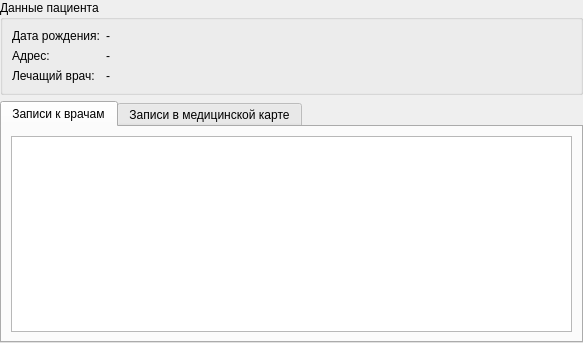
<?xml version="1.0" encoding="UTF-8"?>
<ui version="4.0">
 <class>PatientPage</class>
 <widget class="QWidget" name="PatientPage">
  <property name="geometry">
   <rect>
    <x>0</x>
    <y>0</y>
    <width>583</width>
    <height>343</height>
   </rect>
  </property>
  <property name="windowTitle">
   <string>Form</string>
  </property>
  <layout class="QGridLayout" name="gridLayout_2">
   <property name="leftMargin">
    <number>0</number>
   </property>
   <property name="topMargin">
    <number>0</number>
   </property>
   <property name="rightMargin">
    <number>0</number>
   </property>
   <property name="bottomMargin">
    <number>0</number>
   </property>
   <item row="6" column="0" colspan="2">
    <widget class="QTabWidget" name="TabWidget">
     <property name="currentIndex">
      <number>0</number>
     </property>
     <widget class="QWidget" name="AppointmentsTab">
      <attribute name="icon">
       <iconset resource="../../icons.qrc">
        <normaloff>:/Forms/Icons/Forms/Icons/time.svg</normaloff>:/Forms/Icons/Forms/Icons/time.svg</iconset>
      </attribute>
      <attribute name="title">
       <string>Записи к врачам</string>
      </attribute>
      <layout class="QGridLayout" name="gridLayout_3">
       <item row="0" column="0">
        <widget class="QTableWidget" name="AppointmentView"/>
       </item>
      </layout>
     </widget>
     <widget class="QWidget" name="CardRecordsTab">
      <attribute name="icon">
       <iconset resource="../../icons.qrc">
        <normaloff>:/Forms/Icons/Forms/Icons/card.svg</normaloff>:/Forms/Icons/Forms/Icons/card.svg</iconset>
      </attribute>
      <attribute name="title">
       <string>Записи в медицинской карте</string>
      </attribute>
      <layout class="QGridLayout" name="gridLayout_4">
       <item row="0" column="0">
        <widget class="QTableWidget" name="RecordsView"/>
       </item>
      </layout>
     </widget>
    </widget>
   </item>
   <item row="1" column="0" colspan="2">
    <widget class="QGroupBox" name="groupBox">
     <property name="title">
      <string>Данные пациента</string>
     </property>
     <layout class="QFormLayout" name="formLayout">
      <item row="0" column="0">
       <widget class="QLabel" name="BirthdayLabel">
        <property name="text">
         <string>Дата рождения:</string>
        </property>
       </widget>
      </item>
      <item row="0" column="1">
       <widget class="QLabel" name="Birthday">
        <property name="text">
         <string>-</string>
        </property>
       </widget>
      </item>
      <item row="1" column="0">
       <widget class="QLabel" name="AddressLabel">
        <property name="text">
         <string>Адрес:</string>
        </property>
       </widget>
      </item>
      <item row="1" column="1">
       <widget class="QLabel" name="Address">
        <property name="text">
         <string>-</string>
        </property>
       </widget>
      </item>
      <item row="2" column="0">
       <widget class="QLabel" name="DoctorLabel">
        <property name="text">
         <string>Лечащий врач:</string>
        </property>
       </widget>
      </item>
      <item row="2" column="1">
       <widget class="QLabel" name="Doctor">
        <property name="text">
         <string>-</string>
        </property>
       </widget>
      </item>
     </layout>
    </widget>
   </item>
  </layout>
 </widget>
 <resources>
  <include location="../../icons.qrc"/>
 </resources>
 <connections/>
</ui>
